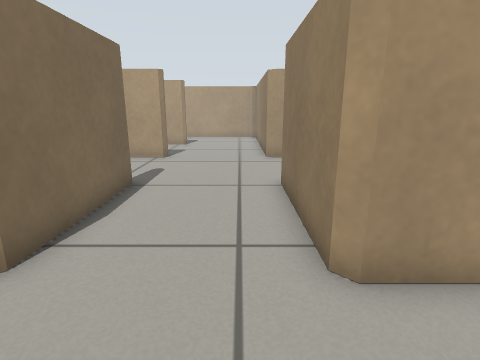
view 1 (above)

22 first-person views from a walk through a robot-simulator world made for Gazebo. The camera is 0.57 m above the floor, tilts 14° down and sees 80° across. The floor is counted in squares, 0.25 m on a side. Each view is taken from the middle of a square. On the plan, view 1 faces up. The plan holds only what a view shows up to about 18 squares ahead; the rest is blank. The robots in the file are not drawn.

view 2
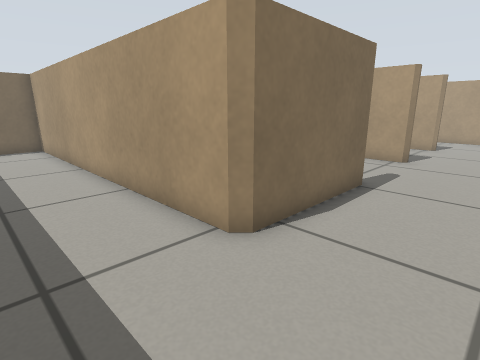

view 3
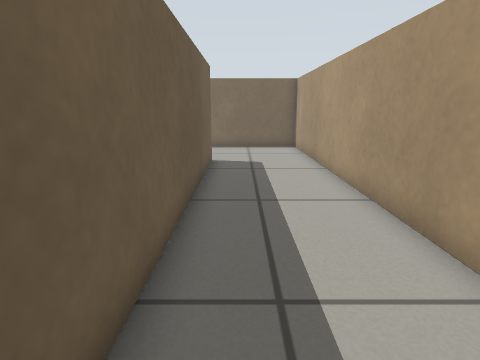

view 4
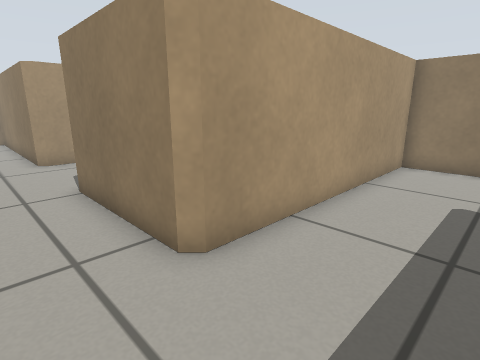

view 5
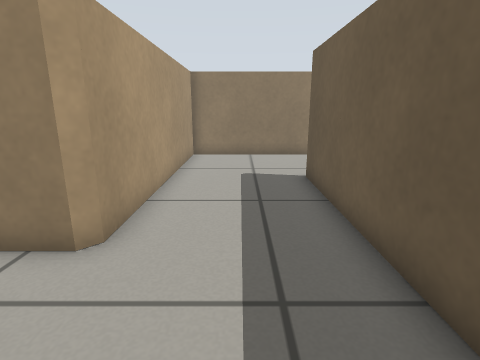

view 6
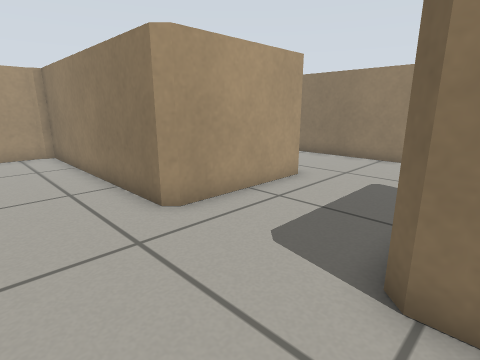

view 7
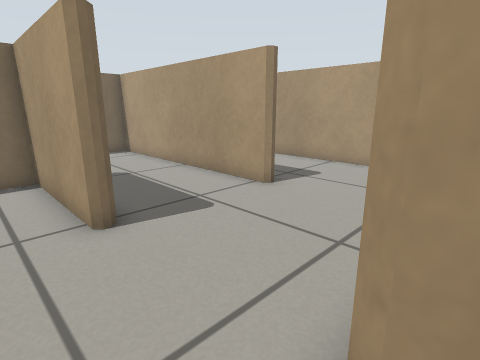

view 8
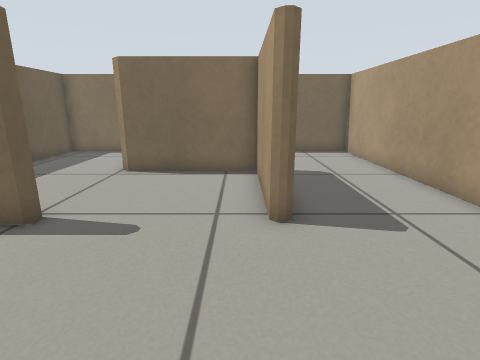

view 9
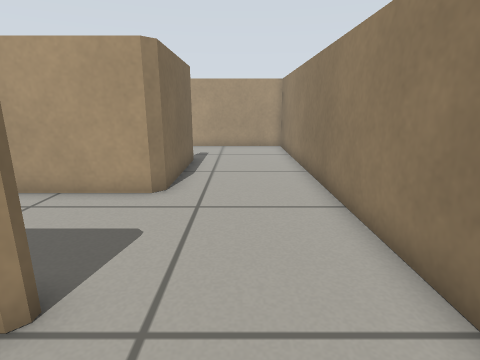

view 10
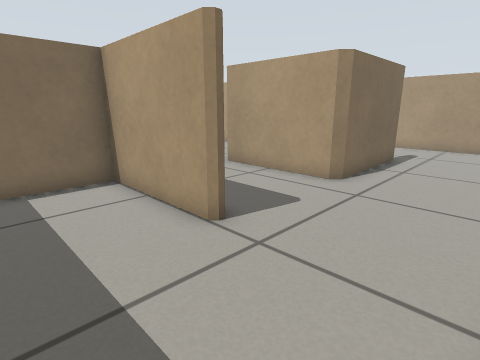

view 11
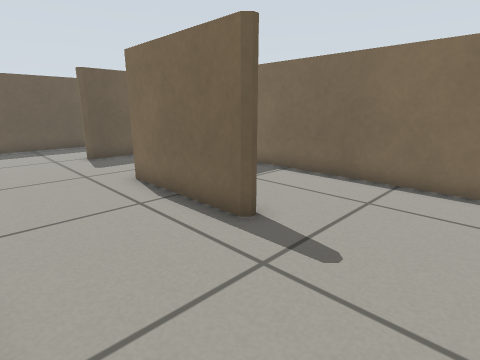

view 12
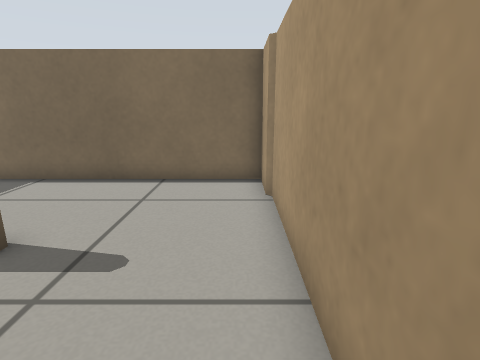

view 13
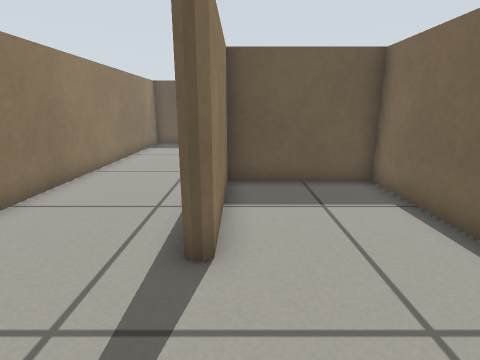

view 14
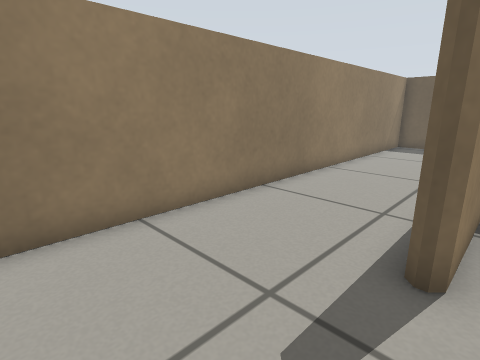

view 15
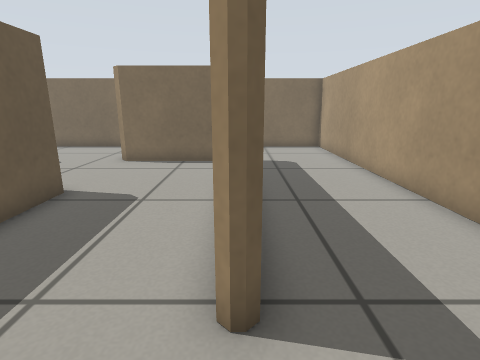

view 16
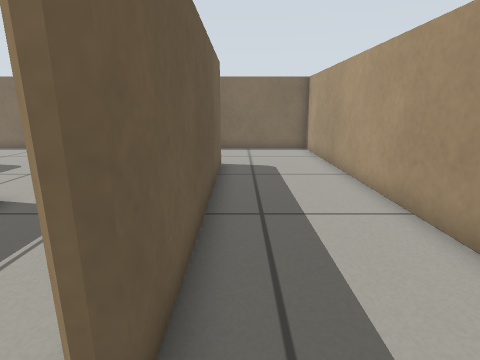

view 17
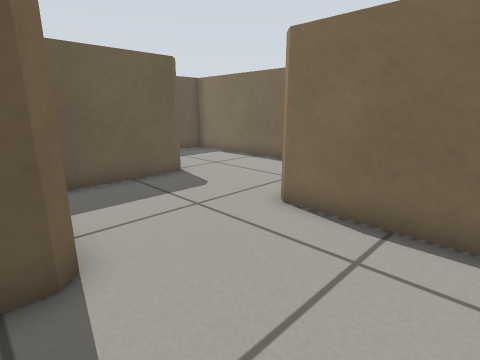

view 18
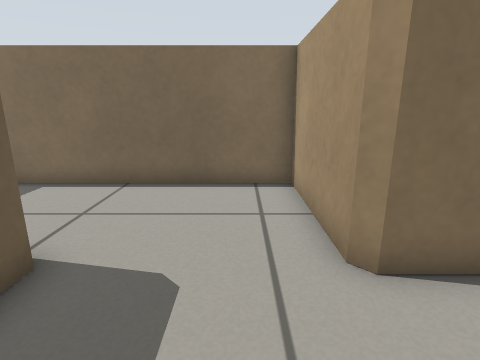

view 19
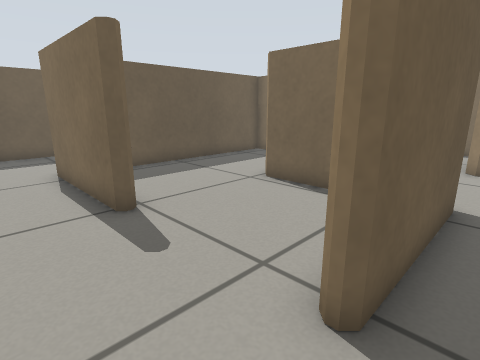

view 20
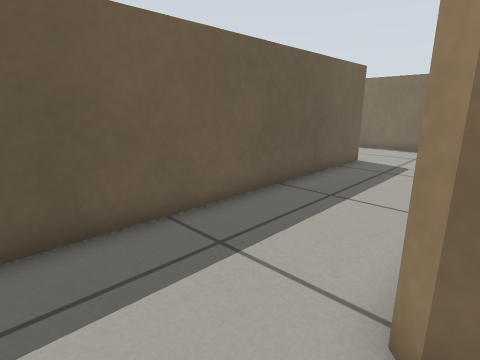

view 21
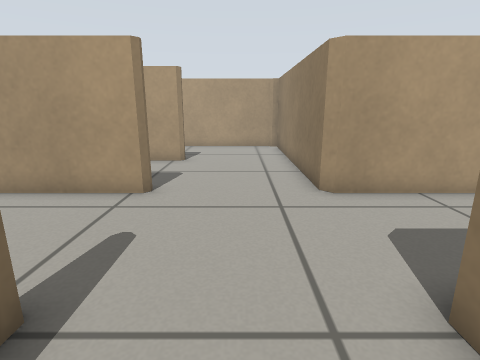

view 22
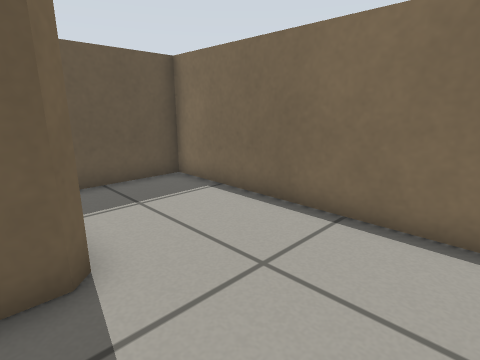

### Floor plan
Points are (right, up) in squares from view 1. A wall is a line through its corners. A room is listed if a view was taken in it or the views show most of it. See-through windows are left out.
Room 1 (views 1, 2, 3, 4, 5)
walls: (-3.4, 3.7) (-3.7, 3.4) (-18.7, 3.4) (-18.7, -2.4); (1.6, 3.4) (1.3, 3.7); (-13.9, -1.3) (6.6, -1.3); (11.5, -0.5) (11.5, 3.4) (1.3, 3.4)
ways out: opening at (-1, 4) to room 2; opening at (-16, -1.5); opening at (9, -1.5)
Room 2 (views 6, 7, 8, 11, 12, 20, 21)
walls: (4.5, 9) (6.6, 9); (6.9, 19) (6.9, 13.9) (6.6, 13.6) (1.6, 13.6) (1.3, 13.9); (-3.6, 13.6) (-4.6, 13.6); (11.5, 9.4) (11.5, 23.9) (7.5, 23.9); (-3.4, 8.8) (-3.4, 3.7); (1.3, 3.4) (1.3, 8.7) (1.6, 9)
ways out: opening at (-1, 4) to room 1; opening at (9, 9) to room 3; opening at (7, 21.5) to room 4; opening at (-1.5, 14) to room 5; opening at (-4, 11) to room 8
Room 3 (views 9, 10)
walls: (6.6, 8.5) (1.8, 8.5) (1.8, 5.6); (5.2, 3.9) (11.5, 3.9) (11.5, 9.4)
ways out: opening at (9, 9) to room 2
Room 4 (views 13, 14)
walls: (3.6, 23.7) (1.8, 23.7) (1.8, 14.1) (6.4, 14.1) (6.4, 19); (7.5, 23.9) (3.6, 23.9)
ways out: opening at (7, 21.5) to room 2
Room 5 (views 15, 17, 19)
walls: (-3.6, 18.7) (-13.6, 18.7) (-13.6, 13.9); (-9, 13.7) (-8.6, 14.1) (-3.6, 14.1); (1.3, 13.9) (1.3, 19.5)
ways out: opening at (-1.5, 14) to room 2; opening at (-1.5, 19) to room 6; opening at (-11.5, 14) to room 7
Room 6 (views 16, 22)
walls: (-14.2, 18.8) (-13.8, 19.2) (-3.6, 19.2); (0.9, 23.9) (-18.7, 23.9) (-18.7, 14.1) (-15.2, 14.1); (1.3, 19.5) (1.3, 23.7)
ways out: opening at (-1.5, 19) to room 5
Room 7 (view 18)
walls: (-13.6, 13.9) (-13.9, 13.6); (-13.8, 9) (-10, 9)
ways out: opening at (-11.5, 14) to room 5; opening at (-14, 11.5) to room 9
Room 8 (no view inside)
walls: (-13.6, 6.6) (-13.6, 3.9) (-5.9, 3.9); (-4.6, 13.6) (-8.5, 13.6) (-8.5, 8.8) (-8.8, 8.5)
ways out: opening at (-4, 11) to room 2
Room 9 (no view inside)
walls: (-14.1, 8.7) (-13.8, 9); (-13.9, 13.6) (-18.7, 13.6) (-18.7, 3.9) (-17.1, 3.9)
ways out: opening at (-14, 11.5) to room 7

Where each view was taken, in squares from view 1:
view 1: 0 up, 0 right, facing up
view 2: 0 up, 0 right, facing up-left
view 3: 0 up, 1 left, facing left
view 4: 0 up, 1 left, facing up-right
view 5: 1 up, 3 left, facing right
view 6: 8 up, 2 left, facing up-right
view 7: 12 up, 2 right, facing up-left
view 8: 13 up, 2 right, facing left
view 9: 6 up, 9 right, facing up
view 10: 5 up, 11 right, facing up-left
view 11: 23 up, 11 right, facing down-left
view 12: 23 up, 11 right, facing left
view 13: 23 up, 6 right, facing down
view 14: 23 up, 6 right, facing down-right
view 15: 19 up, 1 left, facing left
view 16: 20 up, 2 left, facing left
view 17: 18 up, 8 left, facing down-left
view 18: 12 up, 10 left, facing left
view 19: 15 up, 1 left, facing down-left
view 20: 4 up, 1 left, facing down-left
view 21: 6 up, 1 left, facing up
view 22: 23 up, 13 left, facing down-left
